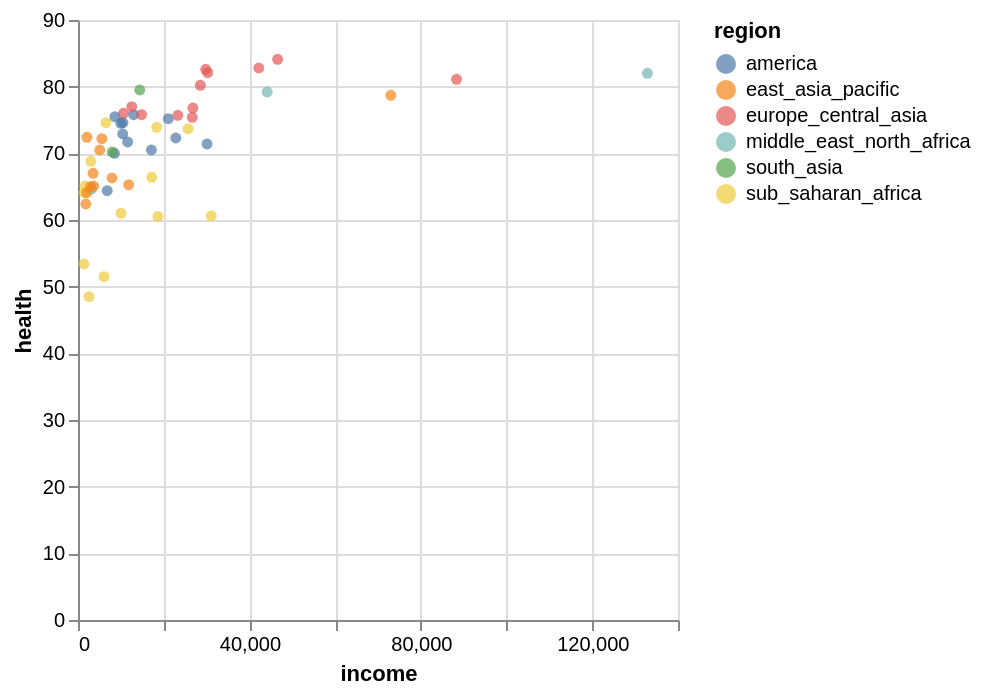

Here is the notebook cell this chart was saved with:
### Markdown cell above
### Part 1.5 Add filter with bars (10 points)

Modified on the part 1.1 figure, add a slider bar such that for a given value on the bar, we only show the data such that the population of the country is less than the value. You can set the initial cutoff value as 1000000 and step size as 1000.

### Code cell
population_slider = alt.binding_range(min=0, max=10000000, step=1000, name="Population ")
population_param = alt.param(value=3000000, bind=population_slider) 

alt.Chart(gapminder).mark_circle().encode(
    x = alt.X('income:Q'),
    y = alt.Y('health:Q'),
    color = alt.Color('region:N'),
    tooltip=['country', 'population'],
).add_params(
    population_param
).transform_filter(
    alt.datum.population <= population_param  
)

### Figure 1 — Vega-Lite specification as saved in the notebook (floating-point values rounded to 4 significant figures; data arrays with more than 128 entries replaced by an {"elided": "..."} marker saying what was removed)
{"config": {"view": {"continuousWidth": 300, "continuousHeight": 300}}, "data": {"name": "data-ca24f9a7ec291df1ebdcde48d4b02821"}, "mark": {"type": "circle"}, "encoding": {"color": {"field": "region", "type": "nominal"}, "tooltip": [{"field": "country", "type": "nominal"}, {"field": "population", "type": "quantitative"}], "x": {"field": "income", "type": "quantitative"}, "y": {"field": "health", "type": "quantitative"}}, "params": [{"name": "param_15", "bind": {"input": "range", "max": 10000000, "min": 0, "name": "Population ", "step": 1000}, "value": 3000000}], "transform": [{"filter": "(datum.population <= param_15)"}], "$schema": "https://vega.github.io/schema/vega-lite/v5.8.0.json", "datasets": {"data-ca24f9a7ec291df1ebdcde48d4b02821": {"elided": "187 records"}}}
